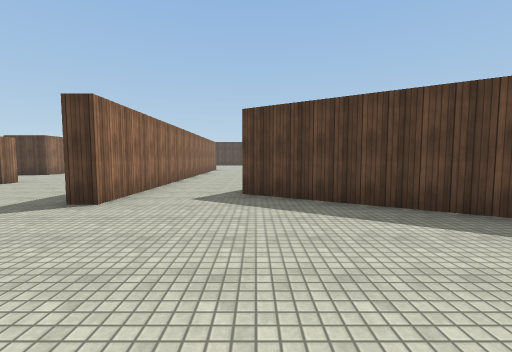
[1] (above)

22 first-person views from a walk through a scene from a Unity 3-D project. The camera is 1.5 m above the floor, tilts 4° down and sees 90° across. The floor is counted in squares, 2 m on a side. Each view is taken from the middle of a square. On the plan, view 1 faces up. The plan holds only what a view shows up to about 9 squares ahead; the rest is blank. The place goes on beyond the plan. Surface patterns are stand-ins for the level's own textures.

[2]
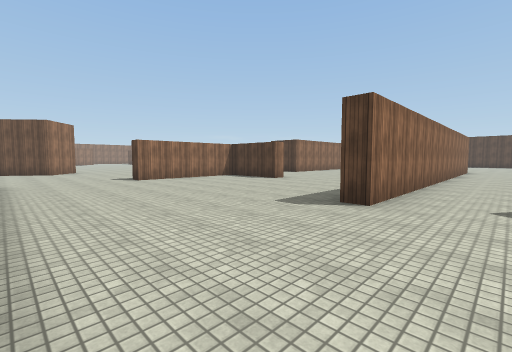

[3]
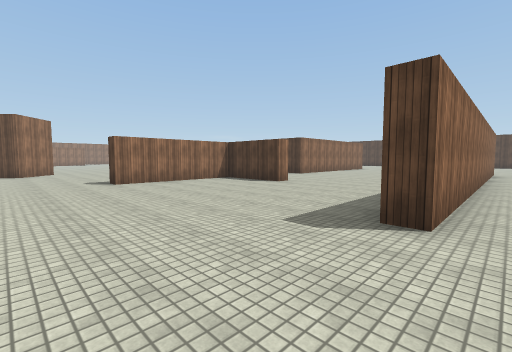

[4]
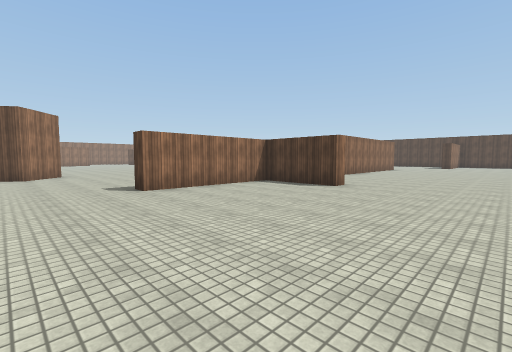

[5]
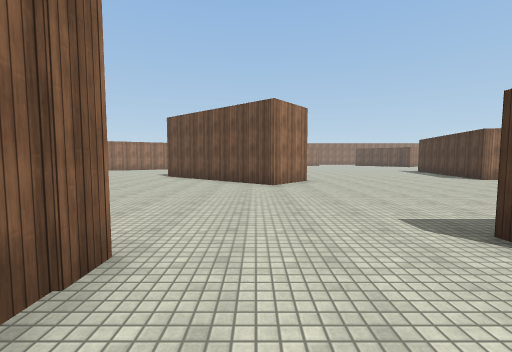

[6]
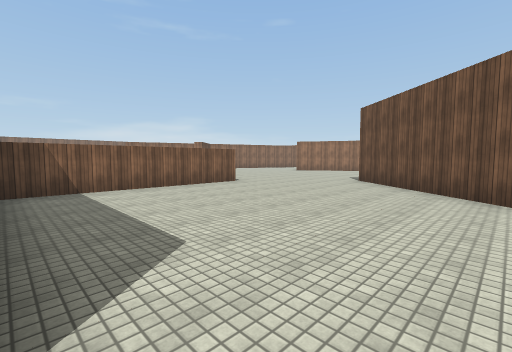

[7]
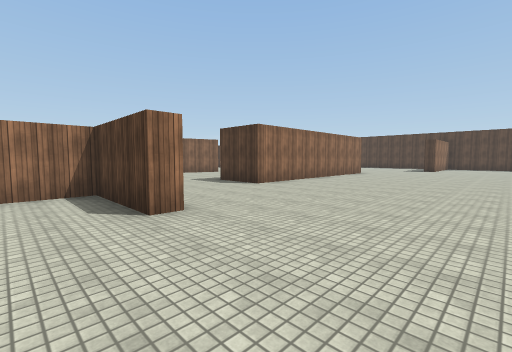

[8]
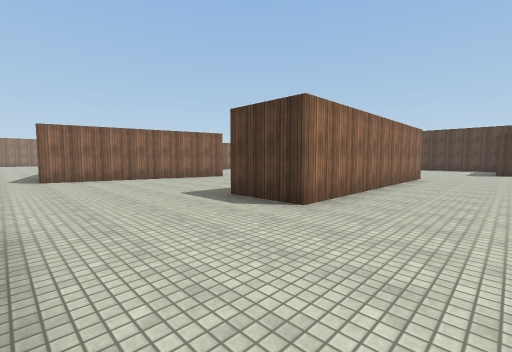

[9]
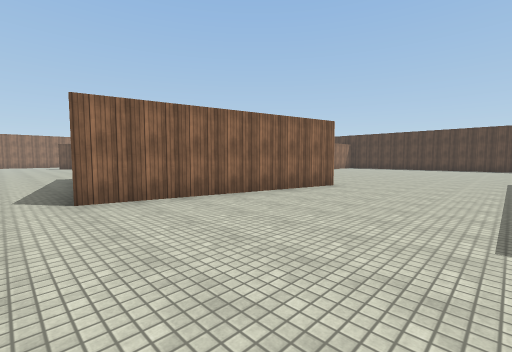

[10]
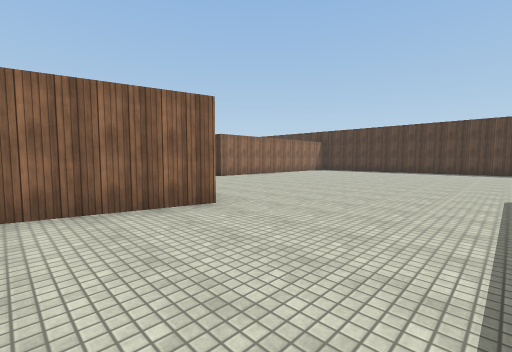

[11]
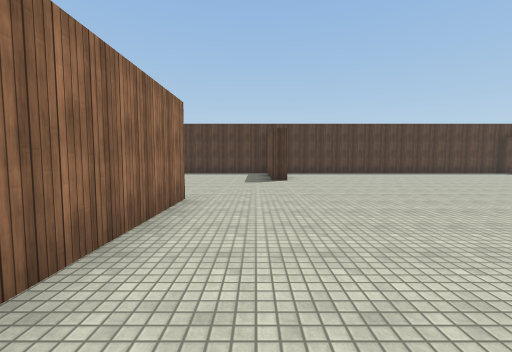

[12]
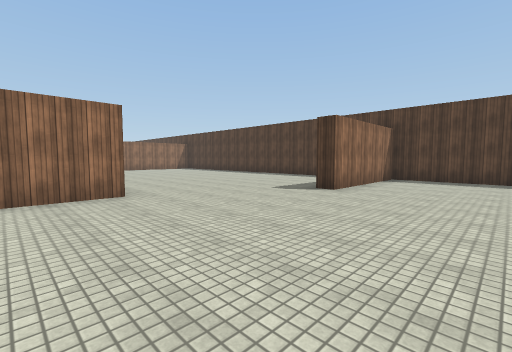

[13]
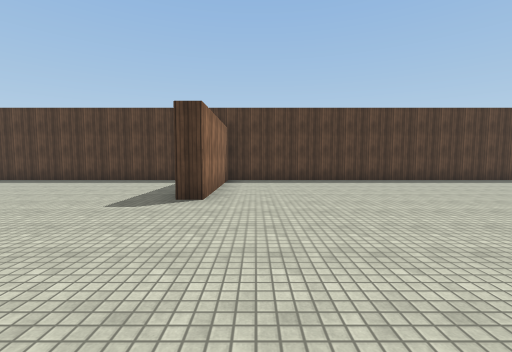

[14]
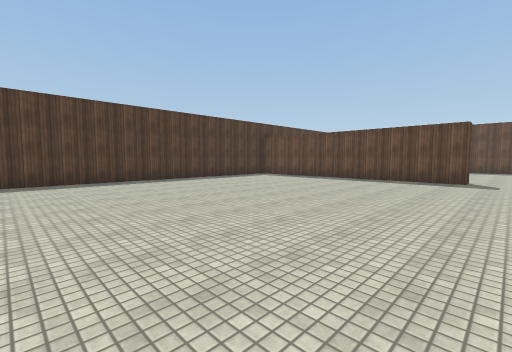

[15]
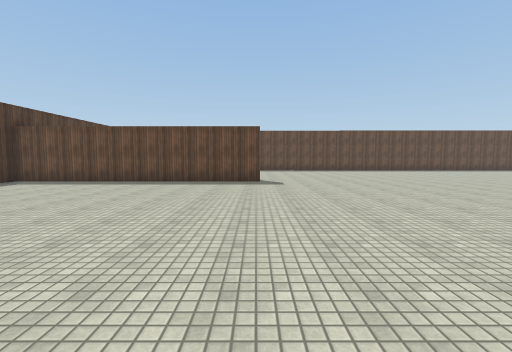

[16]
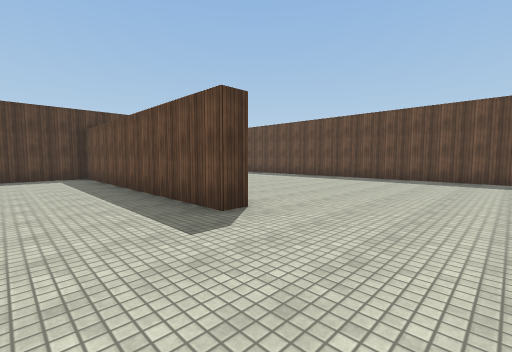

[17]
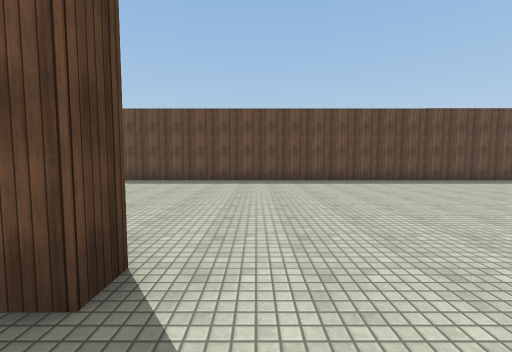

[18]
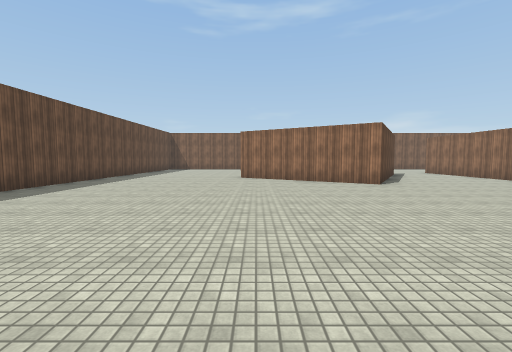

[19]
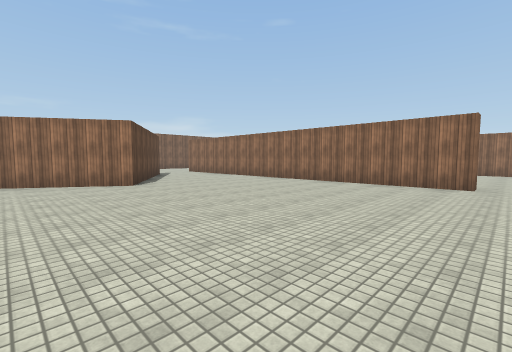

[20]
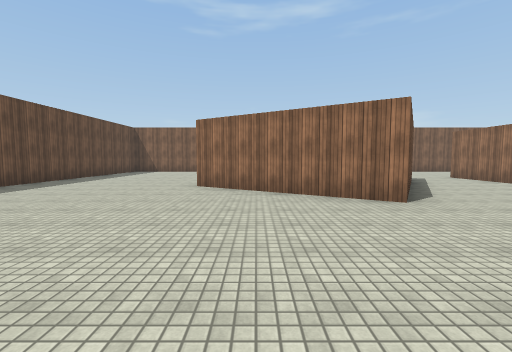

[21]
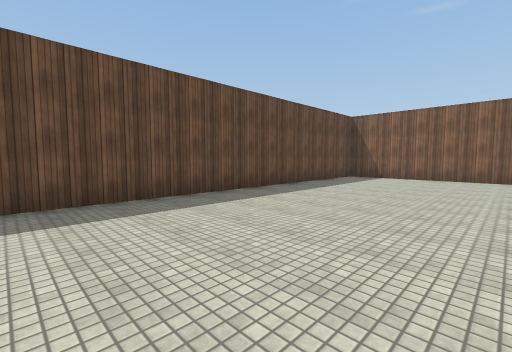

[22]
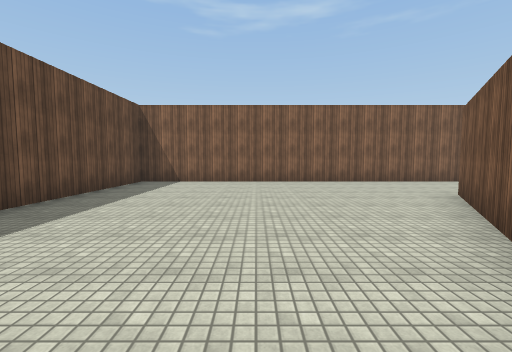

### Floor plan
Points are (right, up) in squares from view 1. A wall is a line through its corners. A room is listed if a view was taken in it or the views show most of it. See-through windows are left out.
Room 1 (views 1, 2, 3, 4, 5, 6, 7, 8, 9, 10, 11, 12, 13, 14, 15, 16, 17, 18, 19, 20, 21, 22)
walls: (-3.1, 16.4) (-2.5, 16.4) (-2.5, 4.1) (-3.1, 4.1); (-7.3, 7.9) (-7.3, 7.4) (-9.9, 7.4) (-9.9, 3.3) (-10.5, 3.3); (1.3, 7.9) (2.5, 9.7) (6.6, 7.1); (-9.3, 18.8) (-9.3, 11.4) (-11.2, 11.4); (4.8, 18.9) (4.2, 18.9) (4.2, 26.7) (-6.9, 26.7) (-6.9, 22.6) (-7.5, 22.6); (-15.5, 14.6) (-16.8, 8.8); (5.7, 5.7) (3.8, 2.7); (3.2, 3.1) (-0.4, 5.4); (1.5, -0.2) (11.7, -0.2) (11.7, 22.5); (-8.6, 26.7) (-14.8, 26.7); (-10, -0.2) (-9, -0.2); (-16.5, 2.7) (-15, 1.5) (-17.5, -1.5); (-15.5, -5.4) (-9.9, -5.4)

Where each view was taken, in squares from view 1:
view 1: 0 up, 0 right, facing up
view 2: 0 up, 1 left, facing up-left
view 3: 1 up, 2 left, facing up-left
view 4: 1 up, 4 left, facing up-left
view 5: 1 up, 8 left, facing left
view 6: 1 up, 10 left, facing down-left
view 7: 6 up, 4 left, facing up-left
view 8: 8 up, 7 left, facing up-left
view 9: 8 up, 12 left, facing up-left
view 10: 12 up, 12 left, facing up-left
view 11: 14 up, 8 left, facing up
view 12: 17 up, 4 left, facing up-left
view 13: 18 up, 6 left, facing up
view 14: 18 up, 5 left, facing up-right
view 15: 19 up, 4 left, facing right
view 16: 16 up, 2 right, facing up-right
view 17: 18 up, 3 right, facing right
view 18: 17 up, 6 right, facing down
view 19: 17 up, 5 right, facing down-left
view 20: 14 up, 5 right, facing down
view 21: 10 up, 7 right, facing down-right
view 22: 8 up, 8 right, facing down
